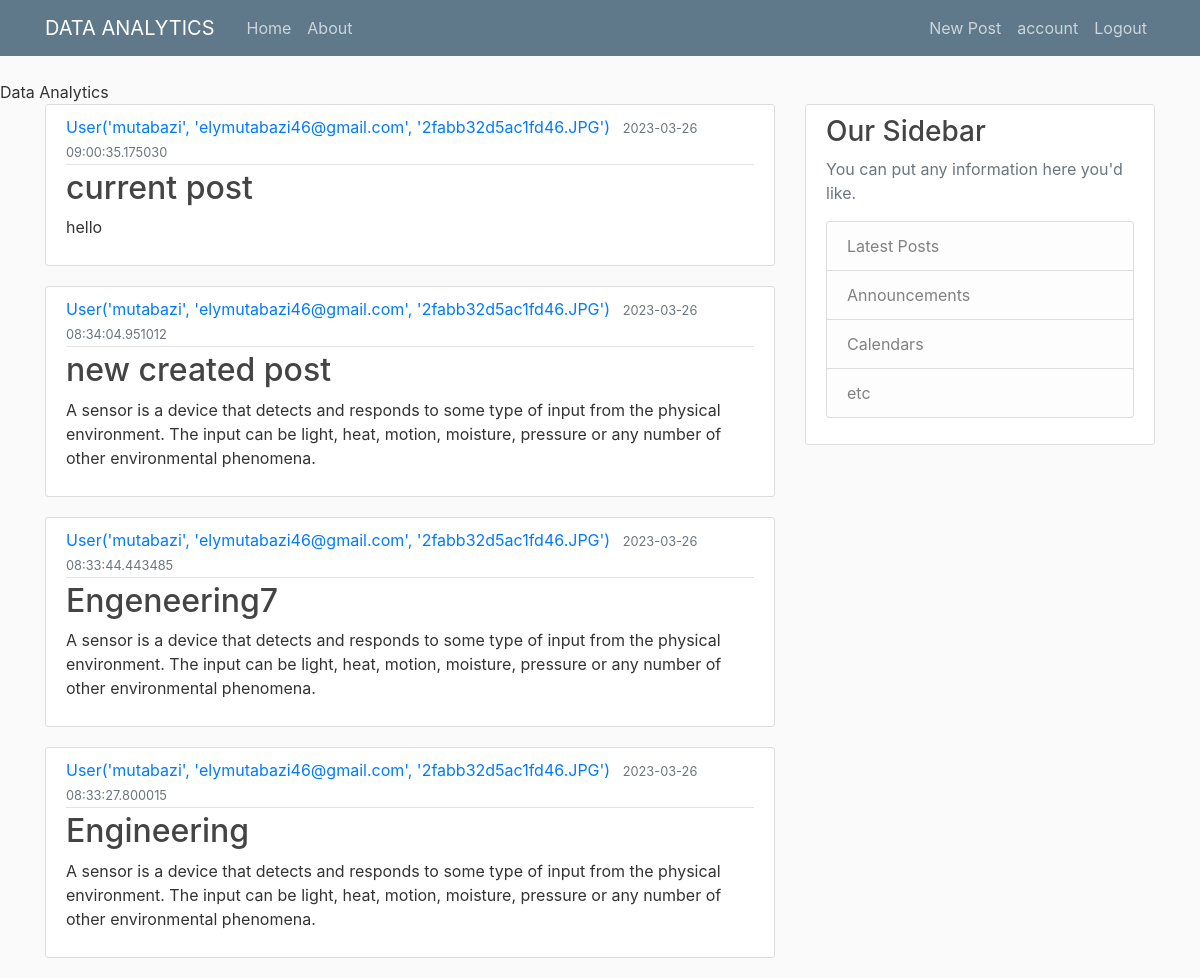
Screenshot of /home (signed in) with the database file from the repository.
### app/models.py (models this page shows, shortened)
class Post(db.Model):
    id= db.Column(db.Integer, primary_key= True)
    title= db.Column(db.String(100),nullable= False)
    date_posted= db.Column(db.DateTime, nullable= False, default=datetime.utcnow)
    content= db.Column(db.Text, nullable= False)
    user_id= db.Column(db.Integer, db.ForeignKey('user.id'), nullable= False)

class User(db.Model, UserMixin):
    id= db.Column(db.Integer, primary_key= True)
    username= db.Column(db.String(20), unique= True, nullable= False)
    email= db.Column(db.String(120), unique= True, nullable= False)
    image_file= db.Column(db.String(20), nullable= False, default= 'default.jpg')
    password= db.Column(db.String(60), nullable= False)
    posts= db.relationship('Post', backref='author', lazy= True)
    def __repr__(self):
        return f"User('{self.username}', '{self.email}', '{self.image_file}')"

### app/main/routes.py (the view)
@main.route("/")
@main.route("/home")
def home():
    page= request.args.get('page',1, type=int)
    posts= Post.query.order_by(Post.date_posted.desc()).paginate(page= page, per_page=4)
    return render_template('home.html', posts= posts)

### app/models.py (called while the page is built)
@login_manager.user_loader
def load_user(user_id):
    return User.query.get(int(user_id))

### app/templates/home.html
{% extends "layout.html" %}
{% block content %}
    {% for post in posts %}
    <article class="media content-section">
        <div class="media-body">
          <div class="article-metadata">
            <a class="mr-2" href="#">{{ post.author }}</a>
            <small class="text-muted">{{ post.date_posted }}</small>
          </div>
          <h2><a class="article-title" href="#">{{ post.title }}</a></h2>
          <p class="article-content">{{ post.content }}</p>
        </div>
      </article>
    {% endfor %}
{% endblock content%}

### app/static/main.css (style rules this page uses)
body { background: #fafafa; color: #333333; margin-top: 5rem; }
h1, h2, h3, h4, h5, h6 { color: #444444; }
.content-section { background: #ffffff; padding: 10px 20px; border: 1px solid #dddddd; border-radius: 3px; margin-bottom: 20px; }
.article-title { color: #444444; }
.article-content { white-space: pre-line; }
.article-metadata { padding-bottom: 1px; margin-bottom: 4px; border-bottom: 1px solid #e3e3e3 }

### rows the page displays
Post: author "User('mutabazi', 'elymutabazi46@gmail.com', '2fabb32d5ac1fd46.JPG')", date_posted "2023-03-26 09:00:35.175030", title "current post", content "hello"
Post: author "User('mutabazi', 'elymutabazi46@gmail.com', '2fabb32d5ac1fd46.JPG')", date_posted "2023-03-26 08:34:04.951012", title "new created post", content "A sensor is a device that detects and responds to some type of input from the physical environment. The input can be light, heat, motion, moisture, pressure or any number of other environmental phenomena."
Post: author "User('mutabazi', 'elymutabazi46@gmail.com', '2fabb32d5ac1fd46.JPG')", date_posted "2023-03-26 08:33:44.443485", title "Engeneering7", content "A sensor is a device that detects and responds to some type of input from the physical environment. The input can be light, heat, motion, moisture, pressure or any number of other environmental phenomena."
Post: author "User('mutabazi', 'elymutabazi46@gmail.com', '2fabb32d5ac1fd46.JPG')", date_posted "2023-03-26 08:33:27.800015", title "Engineering", content "A sensor is a device that detects and responds to some type of input from the physical environment. The input can be light, heat, motion, moisture, pressure or any number of other environmental phenomena."
